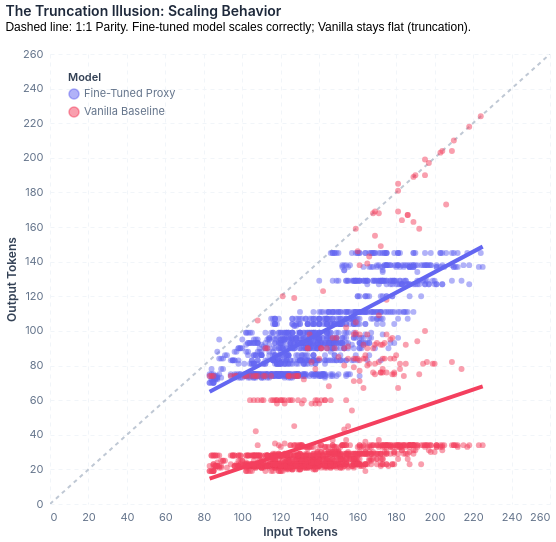

Write notebook code for a chart like this one.
### Markdown cell above
### Diagram 4: Output vs. Input Length Scaling (The Truncation Illusion)
This scatter plot maps the relationship between input token length (X-axis) and output token length (Y-axis), with regression trendlines for both models. The diagonal dashed line shows the 1:1 parity (Output = Input).

### Code cell
identity_line = alt.Chart(pd.DataFrame({'x': [0, 360], 'y': [0, 360]})).mark_line(
    color='#94a3b8', strokeDash=[4, 4], opacity=0.6
).encode(x='x', y='y')

# Tighten axes to data range (approx 0-550) to remove empty space
scatter = alt.Chart(full_df).mark_point(opacity=0.5, size=35, filled=True).encode(
    x=alt.X('input_tokens:Q', title='Input Tokens', scale=alt.Scale(domain=[0, 260])),
    y=alt.Y('output_tokens:Q', title='Output Tokens', scale=alt.Scale(domain=[0, 260])),
    color=alt.Color('Model:N', scale=color_scale),
    tooltip=['Model', 'input_tokens', 'output_tokens']
)

trend = scatter.transform_regression('input_tokens', 'output_tokens', groupby=['Model']).mark_line(size=4)

chart_scatter_pro = (identity_line + scatter + trend).properties(
    width=500, height=450,
    title=alt.TitleParams('The Truncation Illusion: Scaling Behavior', subtitle=['Dashed line: 1:1 Parity. Fine-tuned model scales correctly; Vanilla stays flat (truncation).'], anchor='start')
).interactive()

chart_scatter_pro

### Figure 1 — Vega-Lite specification as saved in the notebook (floating-point values rounded to 4 significant figures; data arrays with more than 128 entries replaced by an {"elided": "..."} marker saying what was removed)
{"config": {"view": {"stroke": "transparent", "width": 400, "height": 300}, "axis": {"domain": false, "gridColor": "#f1f5f9", "gridDash": [4, 4], "labelColor": "#64748b", "labelFont": "Inter, system-ui, sans-serif", "labelFontSize": 11, "titleColor": "#334155", "titleFont": "Inter, system-ui, sans-serif", "titleFontSize": 12, "titleFontWeight": 600, "tickColor": "transparent"}, "legend": {"labelColor": "#64748b", "labelFont": "Inter, system-ui, sans-serif", "labelFontSize": 11, "titleColor": "#334155", "titleFont": "Inter, system-ui, sans-serif", "titleFontSize": 11, "titleFontWeight": 600, "orient": "top-left"}, "title": {"color": "#1e293b", "font": "Inter, system-ui, sans-serif", "fontSize": 14, "fontWeight": 600, "anchor": "start", "offset": 15}}, "layer": [{"data": {"name": "data-b879baf4562300c6ebcefcafee30ccae"}, "mark": {"type": "line", "color": "#94a3b8", "opacity": 0.6, "strokeDash": [4, 4]}, "encoding": {"x": {"field": "x", "type": "quantitative"}, "y": {"field": "y", "type": "quantitative"}}, "name": "view_8"}, {"data": {"name": "data-c7256f917c54cceaa0cb207497e7ece1"}, "mark": {"type": "point", "filled": true, "opacity": 0.5, "size": 35}, "encoding": {"color": {"field": "Model", "scale": {"domain": ["Fine-Tuned Proxy", "Vanilla Baseline"], "range": ["#6366f1", "#f43f5e"]}, "type": "nominal"}, "tooltip": [{"field": "Model", "type": "nominal"}, {"field": "input_tokens", "type": "quantitative"}, {"field": "output_tokens", "type": "quantitative"}], "x": {"field": "input_tokens", "scale": {"domain": [0, 260]}, "title": "Input Tokens", "type": "quantitative"}, "y": {"field": "output_tokens", "scale": {"domain": [0, 260]}, "title": "Output Tokens", "type": "quantitative"}}}, {"data": {"name": "data-c7256f917c54cceaa0cb207497e7ece1"}, "mark": {"type": "line", "size": 4}, "encoding": {"color": {"field": "Model", "scale": {"domain": ["Fine-Tuned Proxy", "Vanilla Baseline"], "range": ["#6366f1", "#f43f5e"]}, "type": "nominal"}, "tooltip": [{"field": "Model", "type": "nominal"}, {"field": "input_tokens", "type": "quantitative"}, {"field": "output_tokens", "type": "quantitative"}], "x": {"field": "input_tokens", "scale": {"domain": [0, 260]}, "title": "Input Tokens", "type": "quantitative"}, "y": {"field": "output_tokens", "scale": {"domain": [0, 260]}, "title": "Output Tokens", "type": "quantitative"}}, "transform": [{"on": "input_tokens", "regression": "output_tokens", "groupby": ["Model"]}]}], "height": 450, "params": [{"name": "param_8", "select": {"type": "interval", "encodings": ["x", "y"]}, "bind": "scales", "views": ["view_8"]}], "title": {"text": "The Truncation Illusion: Scaling Behavior", "anchor": "start", "subtitle": ["Dashed line: 1:1 Parity. Fine-tuned model scales correctly; Vanilla stays flat (truncation)."]}, "width": 500, "$schema": "https://vega.github.io/schema/vega-lite/v5.20.1.json", "datasets": {"data-b879baf4562300c6ebcefcafee30ccae": [{"x": 0, "y": 0}, {"x": 360, "y": 360}], "data-c7256f917c54cceaa0cb207497e7ece1": {"elided": "2396 records"}}}
